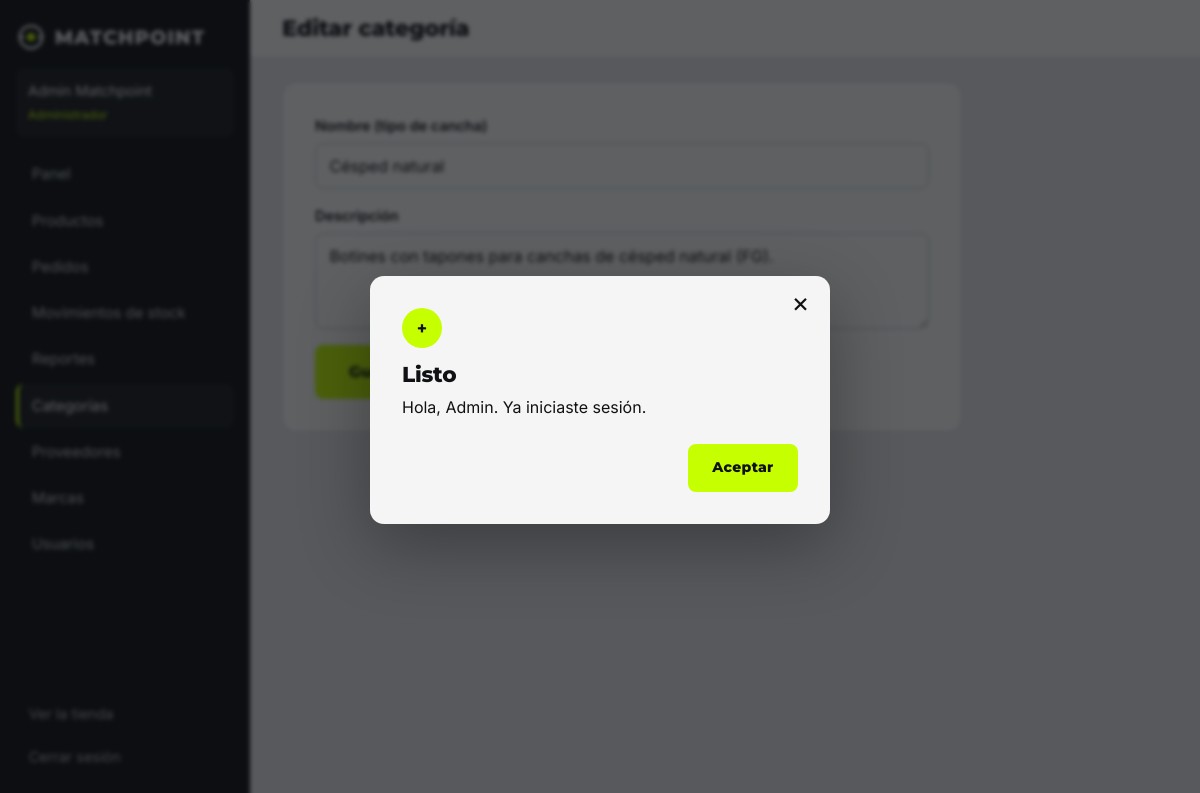
The app's page /admin/index.php?p=categorias&a=editar&id=1 (signed in) with its own data.
### tables this page shows
CREATE TABLE usuarios (
  id        INT UNSIGNED NOT NULL AUTO_INCREMENT,
  nombre    VARCHAR(60)  NOT NULL,
  apellido  VARCHAR(60)  NOT NULL,
  email     VARCHAR(120) NOT NULL,
  password  VARCHAR(255) NOT NULL,                  
  telefono  VARCHAR(30)  NULL,
  rol       ENUM('cliente','operador','admin') NOT NULL DEFAULT 'cliente',
  activo    TINYINT(1)   NOT NULL DEFAULT 1,
  creado_en DATETIME     NOT NULL DEFAULT CURRENT_TIMESTAMP,
  PRIMARY KEY (id),
  UNIQUE KEY uq_usuarios_email (email),
  KEY idx_usuarios_rol (rol)
);

CREATE TABLE categorias (
  id          INT UNSIGNED NOT NULL AUTO_INCREMENT,
  nombre      VARCHAR(80)  NOT NULL,
  slug        VARCHAR(100) NOT NULL,
  descripcion VARCHAR(255) NULL,
  PRIMARY KEY (id),
  UNIQUE KEY uq_categorias_nombre (nombre),
  UNIQUE KEY uq_categorias_slug (slug)
);

### core/Database.php (called while the page is built, shortened)
<?php
class Database
{
    private static $pdo = null;
    public static function pdo(): PDO
    {
        if (self::$pdo === null) {
            $dsn = 'mysql:host=' . DB_HOST . ';dbname=' . DB_NAME . ';charset=' . DB_CHARSET;
            try {
                self::$pdo = new PDO($dsn, DB_USER, DB_PASS, [
                    PDO::ATTR_ERRMODE            => PDO::ERRMODE_EXCEPTION,
                    PDO::ATTR_DEFAULT_FETCH_MODE => PDO::FETCH_ASSOC,
                    PDO::ATTR_EMULATE_PREPARES   => false,
                ]);
            } catch (PDOException $e) {
                http_response_code(500);
                error_log('Conexión fallida: ' . $e->getMessage());
                exit('No se pudo conectar con la base de datos. Revisá config/config.php.');
            }
        }
        return self::$pdo;
    }
    public static function consulta(string $sql, array $params = []): PDOStatement
    {
        $st = self::pdo()->prepare($sql);
        $st->execute($params);
        return $st;
    }
    public static function fila(string $sql, array $params = [])
    {
        $r = self::consulta($sql, $params)->fetch();
        return $r === false ? null : $r;
    }
}

### core/Auth.php (called while the page is built, shortened)
<?php
class Auth
{
    public static function usuario()
    {
        return isset($_SESSION['user']) ? $_SESSION['user'] : null;
    }
    public static function logueado(): bool
    {
        return isset($_SESSION['user']['id']);
    }
    public static function id(): int
    {
        return self::logueado() ? (int) $_SESSION['user']['id'] : 0;
    }
    public static function refrescar(): void
    {
        $u = Usuario::porId(self::id());
    }
}

### models/Usuario.php (called while the page is built, shortened)
<?php
class Usuario
{
    public static function porId(int $id)
    {
        return Database::fila('SELECT * FROM usuarios WHERE id = :id', ['id' => $id]);
    }
}

### core/bootstrap.php (called while the page is built, shortened)
<?php
require_once __DIR__ . '/helpers.php';
Auth::refrescar();

### views/admin/catalogo_form.php (the view, shortened to what this page needs)
<form class="formulario formulario--caja formulario--ancho" action="<?= e($id ? aurl($tipo, ['a' => 'editar', 'id' => $id]) : aurl($tipo, ['a' => 'nuevo'])) ?>" method="post" novalidate>
    <?php foreach ($c['campos'] as $campo => $cfg): ?>
        <div class="campo<?= isset($errores[$campo]) ? ' campo--error' : '' ?>">
            <label for="f-<?= e($campo) ?>"><?= e($cfg[0]) ?></label>
            <?php if ($cfg[1] === 'textarea'): ?>
                <textarea id="f-<?= e($campo) ?>" name="<?= e($campo) ?>" rows="3" maxlength="<?= (int) $cfg[2] ?>"><?= e($d[$campo]) ?></textarea>
            <?php else: ?>
                <input type="<?= e($cfg[1]) ?>" id="f-<?= e($campo) ?>" name="<?= e($campo) ?>" value="<?= e($d[$campo]) ?>" maxlength="<?= (int) $cfg[2] ?>"<?= $cfg[3] ? ' required' : '' ?>>
            <?php endif; ?>
        </div>
    <?php endforeach; ?>
    <div class="formulario__acciones">
        <button class="btn btn--verde btn--grande" type="submit" data-cargando>Guardar</button>
        <a class="btn btn--linea" href="<?= e(aurl($tipo)) ?>">Cancelar</a>
    </div>
</form>

### views/layout/admin.php (shortened to what this page needs)
<?php
$menu = [
    ['dashboard', 'Panel', false], ['productos', 'Productos', false], ['pedidos', 'Pedidos', false],
    ['movimientos', 'Movimientos de stock', false], ['reportes', 'Reportes', false],
    ['categorias', 'Categorías', false], ['proveedores', 'Proveedores', false], ['marcas', 'Marcas', false],
    ['usuarios', 'Usuarios', true],
];
$u = Auth::usuario();
?><!DOCTYPE html>
<html lang="es">
<head>
<link rel="stylesheet" href="<?= e(asset('css/style.css') . '?v=' . filemtime(PUBLIC_PATH . '/css/style.css')) ?>">
<link rel="stylesheet" href="<?= e(asset('css/admin.css') . '?v=' . filemtime(PUBLIC_PATH . '/css/admin.css')) ?>">
</head>
<body class="admin" data-base="<?= e(BASE_URL) ?>">
<div class="admin__marco">
    <aside class="admin__lateral" id="lateral">
        <a class="logo" href="<?= e(aurl('dashboard')) ?>"><?= logo_svg() ?><span class="logo__texto">MATCHPOINT</span></a>
        <p class="admin__rol"><?= e($u['nombre'] . ' ' . $u['apellido']) ?><br><small><?= e(Usuario::ROLES[$u['rol']]) ?></small></p>
        <nav aria-label="Panel">
            <ul>
                <?php foreach ($menu as $m): if ($m[2] && !Auth::esAdmin()) continue; ?>
                    <li><a href="<?= e(aurl($m[0])) ?>"<?= $seccion === $m[0] ? ' aria-current="page"' : '' ?>><?= e($m[1]) ?></a></li>
                <?php endforeach; ?>
            </ul>
        </nav>
        <div class="admin__pie">
            <a href="<?= e(url('inicio')) ?>">Ver la tienda</a>
            <form method="post" action="<?= e(url('logout')) ?>"><?= csrf_campo() ?><button type="submit">Cerrar sesión</button></form>
        </div>
    </aside>
    <div class="admin__principal">
        <header class="admin__barra">
            <h1><?= e($titulo) ?></h1>
        </header>
        <?php require ROOT_PATH . '/views/partials/modal.php'; ?>
        <main id="contenido" class="admin__contenido"><?= $contenido ?></main>
    </div>
</div>
</body>
</html>

### public/css/style.css (style rules this page uses)
:root { --negro: #101114; --gris-oscuro: #1B1D22; --blanco: #F5F5F5; --verde: #C6FF00; --gris: #777C85; --linea-oscura: #2B2E35; --linea: #DCDEE2; --fondo-img: #ECEDEF; --error: #D93B3B; --aviso: #B7791F; --radio: 8px; --radio-grande: 14px; --sombra: 0 2px 10px rgba(16, 17, 20, .08); --alto-cabecera: 98px; --fuente-titulo: "Montserrat", "Arial Black", "Segoe UI", system-ui, sans-serif; --fuente-texto: "Inter", "Segoe UI", system-ui, -apple-system, Roboto, Arial, sans-serif; --fondo: #F5F5F5; --fondo-alt: #FFFFFF; --superficie: #FFFFFF; --texto: #101114; --texto-suave: #4C5059; --linea-fuerte: #C5C8CE; --campo-fondo: #FFFFFF; --campo-borde: #C3C6CC; --btn-bg: #101114; --btn-fg: #F5F5F5; --btn-bg-hover: #1B1D22; --sel-bg: #101114; --sel-fg: #F5F5F5; --foco: #101114; --rayas-a: #F1F2F4; --rayas-b: #E8E9EC; --sombra-foco: rgba(16, 17, 20, .14); color-scheme: light; }
*, *::before, *::after { box-sizing: border-box; }
html { scroll-behavior: smooth; -webkit-text-size-adjust: 100%; }
body { margin: 0; font-family: var(--fuente-texto); font-size: 16px; line-height: 1.55; color: var(--texto); background: var(--fondo); min-height: 100vh; display: flex; flex-direction: column; }
main { flex: 1 0 auto; }
h1, h2, h3 { font-family: var(--fuente-titulo); font-weight: 800; line-height: 1.12; margin: 0 0 .5em; letter-spacing: -.01em; }
h1 { font-size: clamp(1.8rem, 4vw, 2.6rem); }
p { margin: 0 0 1em; }
a { color: inherit; text-underline-offset: 3px; }
ul, ol { margin: 0; padding: 0; list-style: none; }
button, input, select, textarea { font: inherit; color: inherit; }
button { cursor: pointer; }
.btn { display: inline-flex; align-items: center; justify-content: center; gap: .5rem; min-height: 46px; padding: .7rem 1.4rem; border: 2px solid transparent; border-radius: var(--radio); font-family: var(--fuente-titulo); font-weight: 800; font-size: .88rem; letter-spacing: .02em; text-decoration: none; text-align: center; transition: background-color .2s, color .2s, border-color .2s, transform .15s; }
.btn--verde { background: var(--verde); color: var(--negro); }
.btn--linea { background: transparent; color: var(--texto); border-color: var(--texto); }
.btn--grande { min-height: 54px; padding-inline: 2rem; font-size: .95rem; }
.logo { display: inline-flex; align-items: center; gap: .55rem; text-decoration: none; color: var(--blanco); }
.logo__texto { font-family: var(--fuente-titulo); font-weight: 800; font-size: 1.2rem; letter-spacing: .06em; }
.formulario { display: grid; gap: 1rem; }
.formulario--caja, .caja { background: var(--superficie); border: 1px solid var(--linea); border-radius: var(--radio-grande); padding: clamp(1.25rem, 3vw, 2rem); }
.formulario--ancho { max-width: 680px; }
.formulario__acciones { display: flex; gap: .75rem; flex-wrap: wrap; }
.campo { display: grid; gap: .35rem; align-content: start; }
.campo label { font-weight: 600; font-size: .9rem; }
.campo input, .campo select, .campo textarea { width: 100%; min-height: 46px; padding: .6rem .85rem; border: 1.5px solid var(--campo-borde); border-radius: var(--radio); background: var(--campo-fondo); color: var(--texto); transition: border-color .15s, box-shadow .15s; }
.campo input::placeholder, .campo textarea::placeholder, .buscador-catalogo input::placeholder, .rango input::placeholder { color: var(--gris); }

### records on screen
usuarios: nombre+apellido "Admin Matchpoint", rol "Administrador"
categorias: nombre "Césped natural"

### other values on screen
$m[1] "Panel"
$m[1] "Productos"
$m[1] "Pedidos"
$m[1] "Movimientos de stock"
$m[1] "Reportes"
$m[1] "Categorías"
$m[1] "Proveedores"
$m[1] "Marcas"
$m[1] "Usuarios"
$titulo "Editar categoría"
$cfg[0] "Nombre (tipo de cancha)"
$cfg[0] "Descripción"
